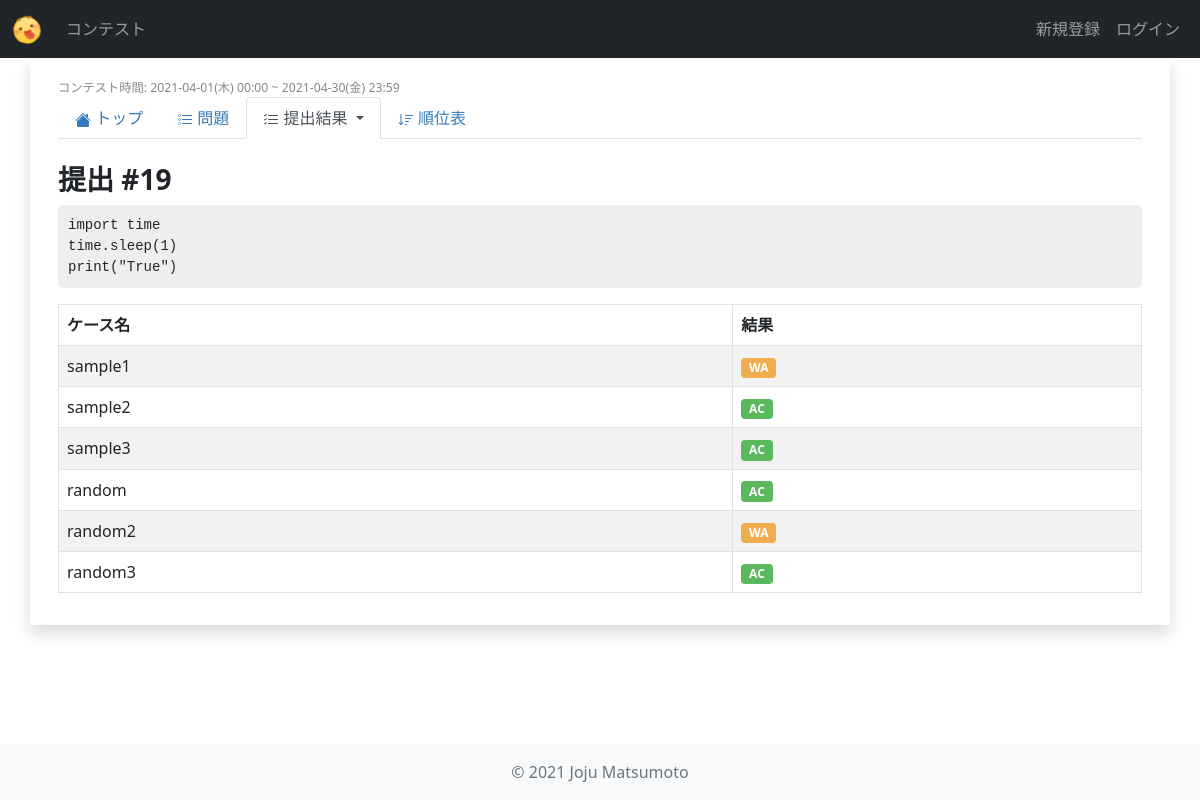
/contests/mmc_1/submissions/19/, run on the app's committed database.
### contests/models.py (models this page shows, shortened)
class Contest(models.Model):
    title = models.CharField(
        verbose_name="タイトル",
        max_length=255,
    )
    abstract = models.TextField(
        verbose_name="概要",
        max_length=2000,
    )
    short_name = models.CharField(
        verbose_name="省略形",
        max_length=20,
        unique=True,
        default="null",
    )
    start_date = models.DateTimeField(
        verbose_name="開始日時",
    )
    end_date = models.DateTimeField(
        verbose_name="終了日時",
    )
    users = models.ManyToManyField(
        settings.AUTH_USER_MODEL,
        verbose_name="参加者",
        blank=True,
    )
    penalty = models.IntegerField(
        verbose_name="ペナルティ(分)",
        default=5,
    )
    released = models.BooleanField(
        verbose_name="公開済",
        default=False,
    )
    def is_past_contest(self) -> bool:
        now = timezone.now()
        return self.end_date < now
    def get_start_time_str(self) -> str:
        return utils.datetime_str(self.start_date)
    def get_end_time_str(self) -> str:
        return utils.datetime_str(self.end_date)

class Submission(models.Model):
    answer = models.TextField(
        verbose_name="回答",
        blank=False,
        null=False,
    )
    user = models.ForeignKey(
        settings.AUTH_USER_MODEL,
        verbose_name="提出者",
        on_delete=models.CASCADE,
    )
    problem = models.ForeignKey(
        Problem,
        verbose_name="問題",
        on_delete=models.CASCADE,
    )
    submission_date = models.DateTimeField(
        verbose_name="提出日時",
        default=timezone.now,
    )
    status = models.CharField(
        verbose_name="状態",
        max_length=10,
        default="WAIT",
    )
    accepted = models.BooleanField(
        verbose_name="結果",
        default=False,
    )
    point = models.IntegerField(
        verbose_name="得点",
        default=0,
    )
    total_test_case = models.IntegerField(
        verbose_name="テストケースの数",
        default=0,
    )
    judged_test_case = models.IntegerField(
        verbose_name="ジャッジ済テストケースの数",
        default=0,
    )

class TestResult(models.Model):
    submission = models.ForeignKey(
        Submission,
        verbose_name="提出",
        on_delete=models.CASCADE,
    )
    test_case = models.ForeignKey(
        TestCase,
        verbose_name="テストケース",
        on_delete=models.CASCADE,
    )
    status = models.CharField(
        verbose_name="状態",
        max_length=10,
        default="WAIT",
    )
    output = models.TextField(
        verbose_name="出力結果",
        max_length=2000,
        blank=True,
        null=True,
    )
    error = models.TextField(
        verbose_name="エラー出力",
        max_length=2000,
        blank=True,
        null=True,
    )

class TestCase(models.Model):
    problem = models.ForeignKey(
        Problem,
        verbose_name="問題",
        on_delete=models.CASCADE,
    )
    title = models.CharField(
        verbose_name="タイトル",
        max_length=20,
    )
    note = models.TextField(
        verbose_name="備考",
        max_length=200,
    )
    test_input = models.TextField(
        verbose_name="入力",
        max_length=2000,
    )
    test_output = models.TextField(
        verbose_name="出力",
        max_length=2000,
    )
    is_sample = models.BooleanField(
        verbose_name="サンプル",
        default=False,
    )

### contests/views.py (the view)
class SubmissionDetailView(View):
    def get(self, request, short_name, submission_id, *args, **kwargs):
        contest = get_object_or_404(models.Contest, short_name=short_name)
        submission = models.Submission.objects.get(pk=submission_id)
        problem = submission.problem
        context = {
            "problem": problem,
            "contest": contest,
            "submission": submission,
            "test_results": models.TestResult.objects.filter(submission=submission),
        }
        return render(request, "contests/submission_detail.html", context)

### contests/utils.py (called while the page is built)
def datetime_str(dt: datetime.datetime) -> str:
    dt = localtime(dt)
    return "{}({}) {}".format(
        dt.strftime("%Y-%m-%d"),
        day_of_week_to_japanese[dt.strftime("%a")],
        dt.strftime("%H:%M")
    )

### contests/templates/contests/submission_detail.html
{% extends 'contests/contest_base.html' %}
{% block contest_tab_submissions %}active{% endblock %}
{% block contest_content %}
<div class="col-sm-12">
    <h3>提出 #{{ submission.pk }}</h3>
</div>
<div class="col-sm-12">
    <pre class="code"><code>{{submission.answer}}</code></pre>
</div>
<div class="col-sm-12">
    <table class="table table-bordered table-striped">
        <thead>
            <tr>
                <th>ケース名</th>
                <th>結果</th>
            </tr>
        </thead>
        <tbody>
            {% for test_result in test_results %}
                <tr>
                    <td>{{ test_result.test_case.title }}</td>
                    <td>
                        <span class="badge label-{% if test_result.status == "AC" %}success{% else %}warning{% endif %}">
                            {{ test_result.status }}
                        </span>
                    </td>
                </tr>
            {% endfor %}
        </tbody>
    </table>
</div>
{% endblock contest_content %}

### contests/templates/contests/contest_base.html (shortened to what this page needs)
{% extends 'base.html' %}
{% block content %}
{% if contest.released or user in contest.author.users.all %}
    <div class="row p-3">
        <div class="col-sm-12 small">
            <small class="span-time">コンテスト時間: {{contest.get_start_time_str}} ~ {{contest.get_end_time_str}}</small>
        </div>
        <div class="col-sm-12">
            <ul class="nav nav-tabs navbar-dark mb-4">
                <li class="nav-item">
                    <a class="nav-link {% block contest_tab_detail %}{% endblock %}" href="{% url 'contests:contest_detail' contest.short_name %}">
                        トップ
                    </a>
                </li>
                {% if user in contest.users.all or contest.is_past_contest %}
                <li class="nav-item">
                    <a class="nav-link {% block contest_tab_problems %}{% endblock %}" href="{% url 'contests:problems' contest.short_name %}">
                        問題
                    </a>
                </li>
                <li class="nav-item dropdown">
                    <a class="nav-link dropdown-toggle  {% block contest_tab_submissions %}{% endblock %}" data-bs-toggle="dropdown" role="button" aria-expanded="false">
                        提出結果
                    </a>
                </li>
                {% endif %}
                <li class="nav-item">
                    <a class="nav-link {% block contest_tab_standings %}{% endblock %}" href="{% url 'contests:standings' contest.short_name %}">
                        順位表
                    </a>
                </li>
            </ul>
        </div>
        {% block contest_content %}{% endblock contest_content %}
    </div>
{% else %}
<div class="row p-5">
    <div class="col-sm-12 text-center">
        <h3>作成中です</h3>
    </div>
</div>
{% endif %}
{% endblock content %}

### static/css/main.css (style rules this page uses)
body { background-color: white; }
.label-success { background-color: #5cb85c; }
.label-warning { background-color: #f0ad4e; }
a { color: #337ab7; text-decoration: none; }
.span-time { color: #888; }
thead > tr { font-weight: bold; }
h2, h3, h4, h5 { font-weight: bold; }
.code { padding: 10px; background-color: #eeeeee; border-radius: 5px; }

### data on the page
Contest: get_start_time_str "2021-04-01(木) 00:00", get_end_time_str "2021-04-30(金) 23:59"
Submission: pk "19", answer "import time time.sleep(1) print(\"True\")"
TestResult: test_case "sample1", status "WA"
TestResult: test_case "sample2", status "AC"
TestResult: test_case "sample3", status "AC"
TestResult: test_case "random", status "AC"
TestResult: test_case "random2", status "WA"
TestResult: test_case "random3", status "AC"
